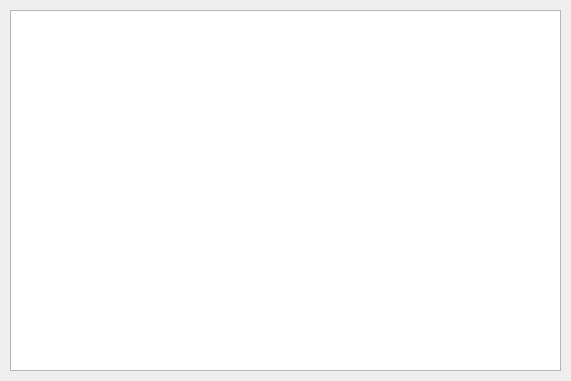
<?xml version="1.0" encoding="UTF-8"?>
<ui version="4.0">
 <class>Widget</class>
 <widget class="QWidget" name="Widget">
  <property name="geometry">
   <rect>
    <x>0</x>
    <y>0</y>
    <width>571</width>
    <height>381</height>
   </rect>
  </property>
  <property name="windowTitle">
   <string>Widget</string>
  </property>
  <widget class="QTableWidget" name="tableWidget">
   <property name="geometry">
    <rect>
     <x>10</x>
     <y>10</y>
     <width>551</width>
     <height>361</height>
    </rect>
   </property>
  </widget>
 </widget>
 <layoutdefault spacing="6" margin="11"/>
 <resources/>
 <connections/>
</ui>
